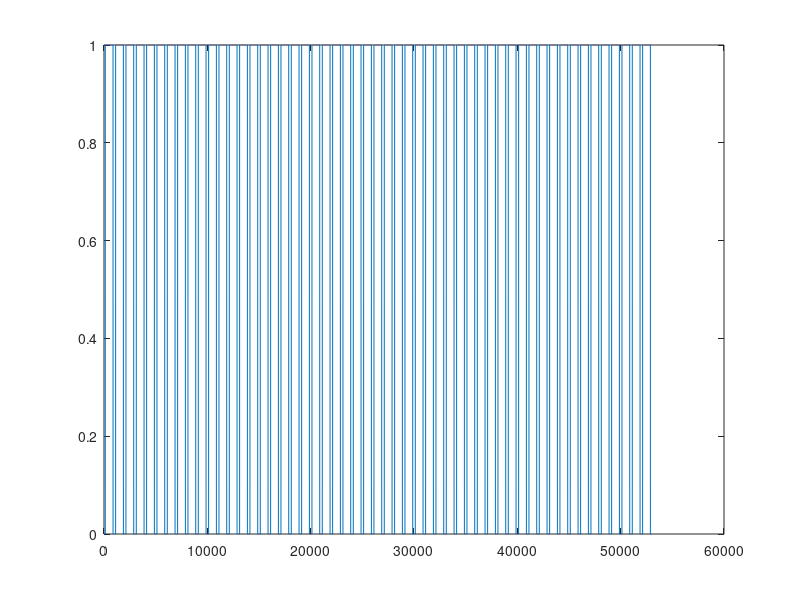

Reproduce this figure in MATLAB. (Note: this script raises an error after producing the figure.)
clc
clear all
close all

%% Parameters

flag_mod = 0;           % Flag for modulation scheme
                        % 0: Unmodulated
                        % 1: PWM
                        % 2: PSK
                        % 3: FSK

flag_lc = 0;            % Flag for line encoding
                        % 0: No line coding
                        % 1: Manchester coding

v1 = 10;        % Volt
duty = 0.75;    
len = 53;
T = 1e-6;      
sample_size = 1000;
samp_freq = sample_size/T;      % Hz
var = 0.2;      % PWM (duty1+duty2)/2 = duty       duty2 - duty1 = var

ind = 1e-5;     % H
cap = 1e-6;     % F
res = 10;       % Ohm

% create reference signal
ref_signal = zeros(1,sample_size*len);
% duty cycle = percentage of uptime
for i = 1:len
    ref_signal(sample_size*i-(sample_size/2)-(duty*sample_size/2):sample_size*i-(sample_size/2)+(duty*sample_size/2)) = 1;
end

% plot(ref_signal)

%% Sender

f = figure("Name","V2 Output");
% data sequence
lengthx = len;
for x = 0:2^lengthx - 1
%     input_raw = round(rand(1, len));
%     input_raw = (int2bit(x,lengthx))';
    input_raw = ref_signal;

    % for line encoding
    if flag_lc == 1
        temp = [];
        for i = 1:length(input_raw)
            if input_raw(i) == 0
                temp = [temp 0 1];
            else
                temp = [temp 1 0];
            end
        end
        input_raw = temp;
        len = length(input_raw);
    end
    
    signal = [];
    if flag_mod == 0
        % For unmodulated
        signal = ref_signal;

    elseif flag_mod == 1
        % For PWM
        for i = 1:len
            signal = [signal generatePWM(duty, sample_size, input_raw(i), var)];
        end

    elseif flag_mod == 2
        % For PSK
        for i = 1:len
            signal = [signal generatePSK(duty, sample_size,input_raw(i))];
        end

    elseif flag_mod == 3
        % For FSK
        for i = 1:len
            signal = [signal generateFSK(duty, sample_size, input_raw(i))];
        end
    end 

    plot(signal)

    [v2_apx, v2, i_l_apx, i_l] = buckConverter(signal, duty, len, sample_size, samp_freq, v1, cap, ind, res);
    
    figure(f);
%     subplot(2,1,1);
    plot(v2_apx);
    title("w/ appx");
    grid on
    hold on
    pause()

%     subplot(2,1,2);
%     plot(v2)
%     title("w/o appx")
%     hold on
%     pause(.1)
end

%% Channel
% add AWGN + modeling error (?)
                   

%% Receiver
% Predict with MLSE


%% Modulation Functions
function f = generateFSK(dutycycle, sfreq, bin)
   sfreq = fix(sfreq);
   sig = zeros(1,sfreq);
   if bin == 0
       sig((sfreq/2)-(dutycycle*sfreq/2):(sfreq/2)+(dutycycle*sfreq/2)) = 1;
   else
       sig(round((sfreq/4)-(dutycycle*sfreq/4)):round((sfreq/4)+(dutycycle*sfreq/4))) = 1;
       sig(round((sfreq*3/4)-(dutycycle*sfreq/4)):round((sfreq*3/4)+(dutycycle*sfreq/4))) = 1;
   end
   f = sig;
end

function f = generatePSK(dutycycle, sfreq, bin)
    sfreq = fix(sfreq);
    sig = zeros(1, sfreq);
    if bin == 0
        start_index = (sfreq/4) - (dutycycle*sfreq/2);
        end_index = (sfreq/4) + (dutycycle*sfreq/2);
        % if start index is less than index 1
        if start_index < 1
            temp = start_index;
            start_index = 1;
            sig(sfreq-abs(temp)+1:sfreq) = 1;
        end
        sig(start_index:end_index) = 1;
    else
        start_index = (sfreq*3/4) - (dutycycle*sfreq/2);
        end_index = (sfreq*3/4) + (dutycycle*sfreq/2);
        % if end_index is greater than sfreq
        if end_index > sfreq
            temp = end_index;
            end_index = sfreq;
            sig(1:temp-sfreq-1) = 1;
        end
        sig(start_index:end_index) = 1;
    end
    f = sig;
end

function f = generatePWM(dutycycle, sfreq, bin, var)
    sfreq = fix(sfreq);
    sig = zeros(1, sfreq);
    duty0 = dutycycle - var/2;
    duty1 = dutycycle + var/2;

    if bin == 0
        start_index = (sfreq/2) - (duty0*sfreq/2);
        end_index = (sfreq/2) + (duty0*sfreq/2);
        sig(start_index:end_index) = 1;
    else
        start_index = (sfreq/2) - (duty1*sfreq/2);
        end_index = (sfreq/2) + (duty1*sfreq/2);
        sig(start_index:end_index) = 1;
    end
    f = sig;
end

%% Buck Converter
function [x, y, i, j] = buckConverter(signal, duty, len, sample_size, samp_freq, v1, cap, ind, res)
    % Output for approximation
    i_l_apx = zeros(1, len*sample_size);
    v2_apx = zeros(1, len*sample_size);
    v2_apx(1) = duty*v1;
    i_l_apx(1) = v2_apx(1)/res;
    
    tsl = 1/(samp_freq*ind);
    tsc = 1/(samp_freq*cap);
    
    % With approximation
    for i = 2:sample_size*len
        i_l_apx(i) = i_l_apx(i-1) - tsl*v2_apx(i-1) + signal(i)*tsl*v1;
        v2_apx(i) = v2_apx(i-1) + tsc*i_l_apx(i) - tsc/res*v2_apx(i-1);
    end
    
    % Output for w/o approximation
    i_l = zeros(1, len*sample_size);
    v2 = zeros(1, len*sample_size);
    v2(1) = duty*v1;
    i_l(1) = v2(1)/res;
    ts = 1/samp_freq;
    
    alpha = (cap*res*ts+ts^2) / (res*ts^2+cap*ind*res+ind*ts);
    beta = (cap*res*ts) / (res*ts^2+cap*ind*res+ind*ts);
    mu = (cap*res*ind+ind*ts) / (res*ts^2+cap*ind*res+ind*ts);
    gamma = (res*ts) / (cap*res+ts);
    delta = 1 - (ts/(cap*res+ts));
    
    % without approximation
    for i = 2:sample_size*len
        i_l(i) = mu*i_l(i-1) - beta*v2(i-1) + alpha*signal(i)*v1;
        v2(i) = gamma*i_l(i) + delta*v2(i-1);
    end
    
    x = v2_apx;
    y = v2;
    i = i_l_apx;
    j = i_l;    
end
